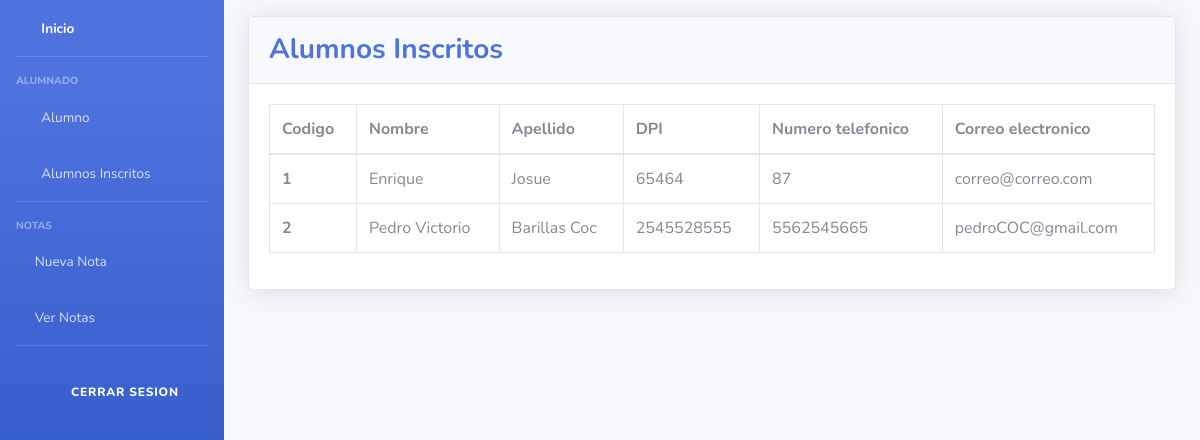
Screenshot of /reportAlumnoRegistrados/ with the database file from the repository.
### Models/Alumno/models.py (models this page shows, shortened)
class Alumno(models.Model):
    id_alumno = models.AutoField(primary_key=True)
    nombre = models.CharField(max_length=45)
    apellido = models.CharField(max_length=45)
    dpi = models.CharField(max_length=13, unique=True)
    telefono = models.CharField(max_length=10)
    correo = models.EmailField(max_length=125)

### Models/Alumno/views.py (the view)
# urls.py: path("reportAlumnoRegistrados/", formularioAlumnoView.listar_registrados , name="reportAlumnoRegistrado"),
    def listar_registrados(request):
        alumno = Alumno.objects.all()
        return render(request, "listAlumno.html", {"lb_alumnos": alumno})

### Templates/listAlumno.html (shortened to what this page needs)
{% extends "nabvar.html" %}
{% block content %}
<div class="container-fluid">
    <div class="card shadow mb-4">
          <div class="card-header py-3">
              <h3 class="m-0 font-weight-bold text-primary">Alumnos Inscritos</h3>
            </div>
            <div class="card-body">
              <div class="table-responsive">
                <table class="table table-bordered" id="dataTable" width="100%" cellspacing="0">
                  <thead>
                    <tr>
                      <th scope= "col">Codigo</th>
                      <th scope= "col">Nombre</th>
                      <th scope= "col">Apellido</th>
                      <th scope= "col">DPI</th>
                      <th scope= "col">Numero telefonico</th>
                      <th scope="col">Correo electronico</th>
                    </tr>
                  </thead>
                  <tbody>
                    {% for alumnos in lb_alumnos %}
                    <tr>
                      <th scope="row">{{ alumnos.pk }}</th>
                      <td>{{ alumnos.nombre }}</td>
                      <td>{{ alumnos.apellido }}</td>
                      <td>{{ alumnos.dpi }}</td>
                      <td>{{ alumnos.telefono }}</td>
                      <td>{{ alumnos.correo }}</td>
                    </tr>
                  {% endfor %}
                  </tbody>
                </table>
              </div>
            </div>
    </div>
</div>
{% endblock %}

### rows the page displays
Alumno: pk "1", nombre "Enrique", apellido "Josue", dpi "65464", telefono "87", correo "correo@correo.com"
Alumno: pk "2", nombre "Pedro Victorio", apellido "Barillas Coc", dpi "2545528555", telefono "5562545665", correo "pedroCOC@gmail.com"
